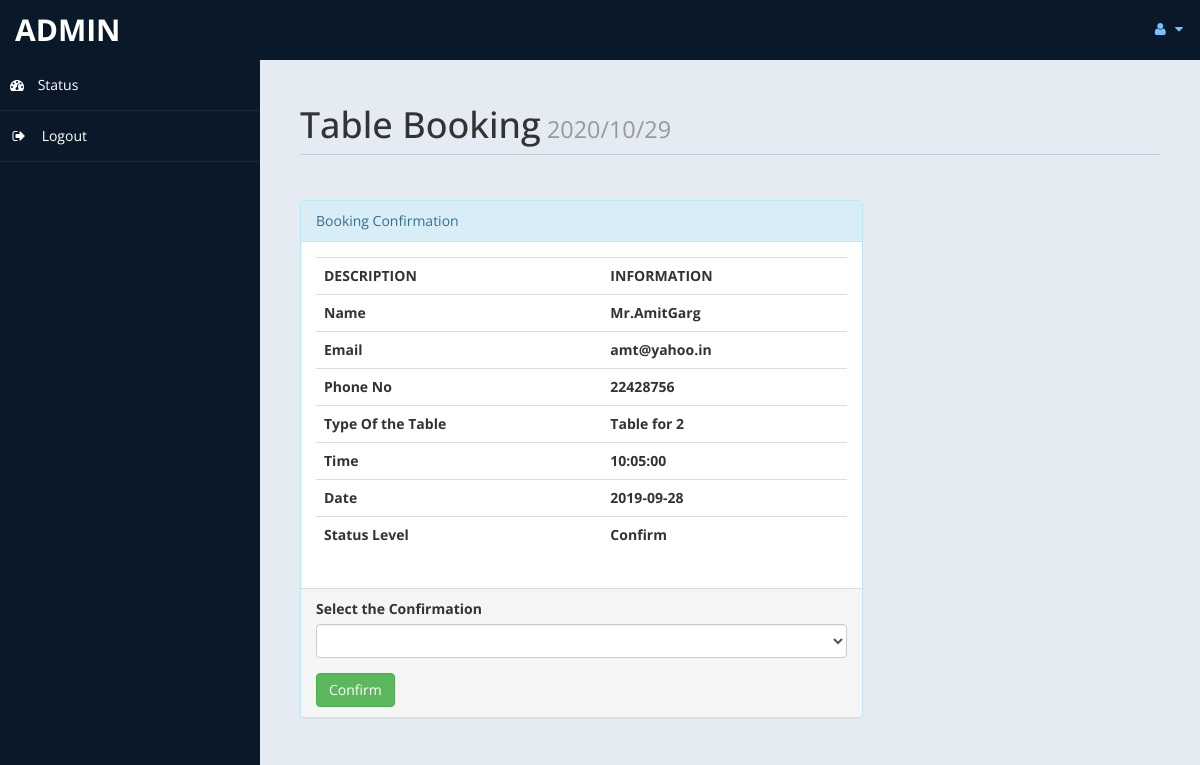
/admin/tablebook.php?rid=1 (signed in), run on the app's committed database.
### tables this page shows
CREATE TABLE IF NOT EXISTS `tablebook` (
  `id` int(10) NOT NULL AUTO_INCREMENT,
  `Title` varchar(5) DEFAULT NULL,
  `FName` text,
  `LName` text,
  `Email` varchar(50) DEFAULT NULL,
  `Phone` text,
  `Tbltyp` varchar(20) DEFAULT NULL,
  `time` time DEFAULT NULL,
  `date` date DEFAULT NULL,
  `status` varchar(15) DEFAULT NULL,
  PRIMARY KEY (`id`)
);

### admin/tablebook.php (the view, shortened to what this page needs)
<?php
if (!isset($_GET["rid"])) {
    echo '<meta http-equiv="refresh" content="1; URL=index.php" />';
} else {
    require 'credentials.php';
    $con = mysqli_connect($host, $user, $password, $database) or die("Cant connect");
    mysqli_select_db($con,$database) or die ("Database not found");
    $curdate = date("Y/m/d");
    $id = $_GET["rid"];
    $query = "Select * from tablebook where id = '$id'";
    $result = mysqli_query($con, $query);
    while ($row = mysqli_fetch_array($result)) {
        $title = $row["Title"];
        $fname = $row["FName"];
        $lname = $row["LName"];
        $email = $row["Email"];
        $phone = $row["Phone"];
        $tble = $row["Tbltyp"];
        $time = $row["time"];
        $date = $row["date"];
        $status = $row["status"];
    }
}
?>
<!DOCTYPE html>
<html xmlns="http://www.w3.org/1999/xhtml">
    <head>
        <link href="assets/css/bootstrap.css" rel="stylesheet" />
        <link href="assets/css/font-awesome.css" rel="stylesheet" />
        <link href="assets/js/morris/morris-0.4.3.min.css" rel="stylesheet" />
        <link href="assets/css/custom-styles.css" rel="stylesheet" />
    </head>
    <body>
        <div id="wrapper">
            <nav class="navbar navbar-default top-navbar" role="navigation">
                <div class="navbar-header">
                    <a class="navbar-brand" href="home.php"> <?php echo $_SESSION["user"]; ?> </a>
                </div>
                <ul class="nav navbar-top-links navbar-right">
                    <li class="dropdown">
                        <a class="dropdown-toggle" data-toggle="dropdown" href="#" aria-expanded="false">
                            <i class="fa fa-user fa-fw"></i> <i class="fa fa-caret-down"></i>
                        </a>
                    </li>
                </ul>
            </nav>
            <nav class="navbar-default navbar-side" role="navigation">
                <div class="sidebar-collapse">
                    <ul class="nav" id="main-menu">
                        <li>
                            <a  href="home.php"><i class="fa fa-dashboard"></i> Status</a>
                        </li>
                        <li>
                            <a href="logout.php"><i class="fa fa-sign-out fa-fw"></i> Logout</a>
                        </li>
                    </ul>
                </div>
            </nav>
            <div id="page-wrapper">
                <div id="page-inner">
                    <div class="row">
                        <div class="col-md-12">
                            <h1 class="page-header">
                                Table Booking<small>	<?php echo $curdate; ?> </small>
                            </h1>
                        </div>
                        <div class="col-md-8 col-sm-8">
                            <div class="panel panel-info">
                                <div class="panel-heading">
                                    Booking Confirmation
                                </div>
                                <div class="panel-body">
                                    <div class="table-responsive">
                                        <table class="table">
                                            <tr>
                                                <th>DESCRIPTION</th>
                                                <th>INFORMATION</th>
                                            </tr>
                                            <tr>
                                                <th>Name</th>
                                                <th><?php echo $title . $fname . $lname; ?> </th>
                                            </tr>
                                            <tr>
                                                <th>Email</th>
                                                <th><?php echo $email; ?> </th>
                                            </tr>
                                            <tr>
                                                <th>Phone No </th>
                                                <th><?php echo $phone; ?></th>
                                            </tr>
                                            <tr>
                                                <th>Type Of the Table </th>
                                                <th><?php echo $tble; ?></th>
                                            </tr>
                                            <tr>
                                                <th>Time </th>
                                                <th><?php echo $time; ?></th>
                                            </tr>
                                            <tr>
                                                <th>Date</th>
                                                <th><?php echo $date; ?></th>
                                            </tr>
                                            <tr>
                                                <th>Status Level</th>
                                                <th><?php echo $status; ?></th>
                                            </tr>
                                        </table>
                                    </div>
                                </div>
                                <div class="panel-footer">
                                    <form action="" method="post">
                                        <div class="form-group">
                                            <label>Select the Confirmation</label>
                                            <select name="con"class="form-control">
                                                <option value selected>	</option>
                                                <option value="Confirm">Confirm</option>
                                            </select>
                                        </div>
                                        <input type="submit" name="confirm" value="Confirm" class="btn btn-success">
                                    </form>
                                </div>
                            </div>
                        </div>
                    </div>
                </div>
            </div>
        </div>
    </body>
</html>

### admin/assets/css/custom-styles.css (style rules this page uses)
body { font-family: 'Open Sans', sans-serif; }
#wrapper { width: 100%; background:#09192A; }
#page-wrapper { padding: 15px 15px; min-height: 600px; background:#E5EBF2; }
#page-inner { width:100%; margin:10px 20px 10px 0px; background-color:transparent; padding:10px; min-height:1200px; }
h1, .h1, h2, .h2, h3, .h3 { margin-top: 7px; margin-bottom: -5px; }
.page-header { padding-bottom: 9px; margin: 10px 0 45px; border-bottom: 1px solid #C7D1DD; }
.top-navbar { margin:0px; }
.top-navbar .navbar-brand { color: #fff; width: 260px; text-align: left; height: 60px; font-size: 30px; font-weight: 700; text-transform: uppercase; line-height: 30px; }
.top-navbar .nav > li { position: relative; display: inline-block; }
.top-navbar .nav > li > a { position: relative; display: block; padding: 19px 15px; color: #77C0FD; }
.sidebar-collapse , .sidebar-collapse .nav { background:none; }
.sidebar-collapse .nav { padding:0; }
.sidebar-collapse .nav > li > a { color:#fff; background:transparent; text-shadow:none; }
.sidebar-collapse > .nav > li > a { padding:15px 10px; }
.sidebar-collapse > .nav > li { border-bottom: 1px solid rgba(107, 108, 109, 0.19); }
.navbar-side { border:none; background-color: transparent; }
.top-navbar { background:#09192A; border-bottom:none; }
.top-navbar .nav > li > a > i { margin-right: 2px; }
.navbar-default { border:0px solid black; }
.navbar-header { background: #09192A; }
.nav > li > a > i { margin-right:10px; }
@media (min-width:768px) { #page-wrapper { margin: 0 0 0 260px; padding: 15px 30px; min-height: 1200px; } }
@media (min-width:768px) { .navbar-side { z-index: 1; position: absolute; width: 260px; } }
@media (min-width:768px) { .navbar { border-radius: 0px; } }

### data on the page
tablebook: Title "Mr.", FName "Amit", LName "Garg", Email "amt@yahoo.in", Phone "22428756", Tbltyp "Table for 2", time "10:05:00", date "2019-09-28", status "Confirm"

### other printed values
$_SESSION["user"] "ADMIN"
